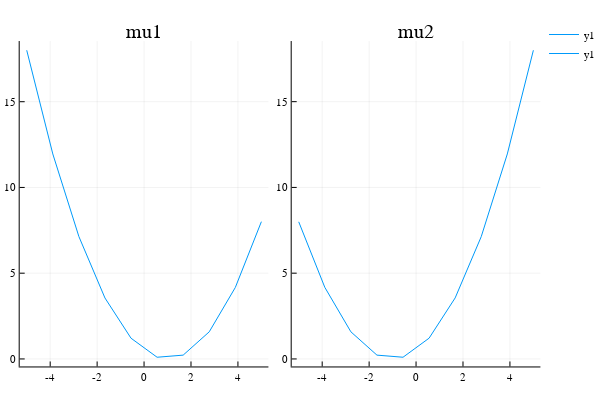

The code cell stored with this chart in its notebook:
### Markdown cell above
You can combine the several plots created into a single one:

### Code cell
Plots.plot(listPlots[1], listPlots[2])

### Figure 1 — Plotly figure (JSON) as saved in the notebook; plotly's stock layout.template omitted (floating-point values rounded to 4 significant figures)
{"data": [{"colorbar": {"title": ""}, "hoverinfo": "text", "legendgroup": "y1", "line": {"color": "rgba(0, 154, 250, 1.000)", "dash": "solid", "shape": "linear", "width": 1}, "mode": "lines", "name": "y1", "showlegend": true, "text": [null, null, null, null, null, null, null, null, null, null], "type": "scatter", "x": [-5, -3.889, -2.778, -1.667, -0.5556, 0.5556, 1.667, 2.778, 3.889, 5], "xaxis": "x1", "y": [18.0, 11.95, 7.137, 3.556, 1.209, 0.09874, 0.2217, 1.581, 4.168, 8.004], "yaxis": "y1"}, {"colorbar": {"title": ""}, "hoverinfo": "text", "legendgroup": "y1", "line": {"color": "rgba(0, 154, 250, 1.000)", "dash": "solid", "shape": "linear", "width": 1}, "mode": "lines", "name": "y1", "showlegend": true, "text": [null, null, null, null, null, null, null, null, null, null], "type": "scatter", "x": [-5, -3.889, -2.778, -1.667, -0.5556, 0.5556, 1.667, 2.778, 3.889, 5], "xaxis": "x2", "y": [7.993, 4.174, 1.581, 0.2216, 0.09862, 1.211, 3.558, 7.132, 11.95, 18.0], "yaxis": "y2"}], "layout": {"annotations": [{"font": {"color": "rgba(0, 0, 0, 1.000)", "family": "sans-serif", "size": 20}, "rotation": 0, "showarrow": false, "text": "mu1", "x": 0.2648, "xanchor": "center", "xref": "paper", "y": 1, "yanchor": "top", "yref": "paper"}, {"font": {"color": "rgba(0, 0, 0, 1.000)", "family": "sans-serif", "size": 20}, "rotation": 0, "showarrow": false, "text": "mu2", "x": 0.7648, "xanchor": "center", "xref": "paper", "y": 1, "yanchor": "top", "yref": "paper"}], "height": 400, "legend": {"bgcolor": "rgba(255, 255, 255, 1.000)", "bordercolor": "rgba(0, 0, 0, 1.000)", "font": {"color": "rgba(0, 0, 0, 1.000)", "family": "sans-serif", "size": 11}, "tracegroupgap": 0, "x": 1, "y": 1}, "margin": {"b": 20, "l": 0, "r": 0, "t": 20}, "paper_bgcolor": "rgba(255, 255, 255, 1.000)", "plot_bgcolor": "rgba(255, 255, 255, 1.000)", "showlegend": true, "width": 600, "xaxis1": {"anchor": "y1", "domain": [0.03619, 0.4934], "gridcolor": "rgba(0, 0, 0, 0.100)", "gridwidth": 0.5, "linecolor": "rgba(0, 0, 0, 1.000)", "mirror": false, "range": [-5.3, 5.3], "showgrid": true, "showline": true, "showticklabels": true, "tickangle": 0, "tickcolor": "rgb(0, 0, 0)", "tickfont": {"color": "rgba(0, 0, 0, 1.000)", "family": "sans-serif", "size": 11}, "tickmode": "array", "ticks": "inside", "ticktext": ["-4", "-2", "0", "2", "4"], "tickvals": [-4, -2, 0, 2, 4], "title": "", "titlefont": {"color": "rgba(0, 0, 0, 1.000)", "family": "sans-serif", "size": 15}, "type": "-", "visible": true, "zeroline": false, "zerolinecolor": "rgba(0, 0, 0, 1.000)"}, "xaxis2": {"anchor": "y2", "domain": [0.5362, 0.9934], "gridcolor": "rgba(0, 0, 0, 0.100)", "gridwidth": 0.5, "linecolor": "rgba(0, 0, 0, 1.000)", "mirror": false, "range": [-5.3, 5.3], "showgrid": true, "showline": true, "showticklabels": true, "tickangle": 0, "tickcolor": "rgb(0, 0, 0)", "tickfont": {"color": "rgba(0, 0, 0, 1.000)", "family": "sans-serif", "size": 11}, "tickmode": "array", "ticks": "inside", "ticktext": ["-4", "-2", "0", "2", "4"], "tickvals": [-4, -2, 0, 2, 4], "title": "", "titlefont": {"color": "rgba(0, 0, 0, 1.000)", "family": "sans-serif", "size": 15}, "type": "-", "visible": true, "zeroline": false, "zerolinecolor": "rgba(0, 0, 0, 1.000)"}, "yaxis1": {"anchor": "x1", "domain": [0.03762, 0.9415], "gridcolor": "rgba(0, 0, 0, 0.100)", "gridwidth": 0.5, "linecolor": "rgba(0, 0, 0, 1.000)", "mirror": false, "range": [-0.4383, 18.54], "showgrid": true, "showline": true, "showticklabels": true, "tickangle": 0, "tickcolor": "rgb(0, 0, 0)", "tickfont": {"color": "rgba(0, 0, 0, 1.000)", "family": "sans-serif", "size": 11}, "tickmode": "array", "ticks": "inside", "ticktext": ["0", "5", "10", "15"], "tickvals": [0, 5, 10, 15], "title": "", "titlefont": {"color": "rgba(0, 0, 0, 1.000)", "family": "sans-serif", "size": 15}, "type": "-", "visible": true, "zeroline": false, "zerolinecolor": "rgba(0, 0, 0, 1.000)"}, "yaxis2": {"anchor": "x2", "domain": [0.03762, 0.9415], "gridcolor": "rgba(0, 0, 0, 0.100)", "gridwidth": 0.5, "linecolor": "rgba(0, 0, 0, 1.000)", "mirror": false, "range": [-0.4383, 18.53], "showgrid": true, "showline": true, "showticklabels": true, "tickangle": 0, "tickcolor": "rgb(0, 0, 0)", "tickfont": {"color": "rgba(0, 0, 0, 1.000)", "family": "sans-serif", "size": 11}, "tickmode": "array", "ticks": "inside", "ticktext": ["0", "5", "10", "15"], "tickvals": [0, 5, 10, 15], "title": "", "titlefont": {"color": "rgba(0, 0, 0, 1.000)", "family": "sans-serif", "size": 15}, "type": "-", "visible": true, "zeroline": false, "zerolinecolor": "rgba(0, 0, 0, 1.000)"}}}
